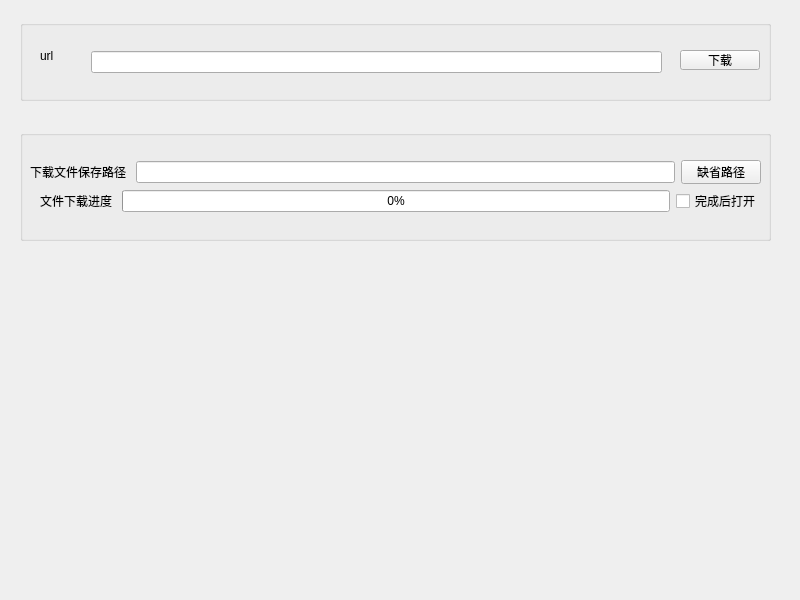
<?xml version="1.0" encoding="UTF-8"?>
<ui version="4.0">
 <class>Widget</class>
 <widget class="QWidget" name="Widget">
  <property name="geometry">
   <rect>
    <x>0</x>
    <y>0</y>
    <width>800</width>
    <height>600</height>
   </rect>
  </property>
  <property name="windowTitle">
   <string>Widget</string>
  </property>
  <widget class="QLabel" name="label">
   <property name="geometry">
    <rect>
     <x>40</x>
     <y>50</y>
     <width>54</width>
     <height>12</height>
    </rect>
   </property>
   <property name="text">
    <string>url</string>
   </property>
  </widget>
  <widget class="QGroupBox" name="groupBox">
   <property name="geometry">
    <rect>
     <x>20</x>
     <y>20</y>
     <width>751</width>
     <height>81</height>
    </rect>
   </property>
   <property name="title">
    <string/>
   </property>
   <widget class="QLineEdit" name="editURL">
    <property name="geometry">
     <rect>
      <x>71</x>
      <y>31</y>
      <width>571</width>
      <height>22</height>
     </rect>
    </property>
   </widget>
   <widget class="QPushButton" name="btnDownload">
    <property name="geometry">
     <rect>
      <x>660</x>
      <y>30</y>
      <width>80</width>
      <height>20</height>
     </rect>
    </property>
    <property name="text">
     <string>下载</string>
    </property>
   </widget>
  </widget>
  <widget class="QGroupBox" name="groupBox_2">
   <property name="geometry">
    <rect>
     <x>20</x>
     <y>130</y>
     <width>751</width>
     <height>111</height>
    </rect>
   </property>
   <property name="title">
    <string/>
   </property>
   <widget class="QWidget" name="">
    <property name="geometry">
     <rect>
      <x>20</x>
      <y>60</y>
      <width>721</width>
      <height>22</height>
     </rect>
    </property>
    <layout class="QHBoxLayout" name="horizontalLayout">
     <item>
      <widget class="QLabel" name="label_3">
       <property name="text">
        <string>文件下载进度 </string>
       </property>
      </widget>
     </item>
     <item>
      <widget class="QProgressBar" name="progressBar">
       <property name="value">
        <number>0</number>
       </property>
      </widget>
     </item>
     <item>
      <widget class="QCheckBox" name="checkBox">
       <property name="text">
        <string>完成后打开</string>
       </property>
      </widget>
     </item>
    </layout>
   </widget>
   <widget class="QWidget" name="">
    <property name="geometry">
     <rect>
      <x>10</x>
      <y>30</y>
      <width>731</width>
      <height>24</height>
     </rect>
    </property>
    <layout class="QHBoxLayout" name="horizontalLayout_2">
     <item>
      <widget class="QLabel" name="label_2">
       <property name="text">
        <string>下载文件保存路径 </string>
       </property>
      </widget>
     </item>
     <item>
      <widget class="QLineEdit" name="editSavePath"/>
     </item>
     <item>
      <widget class="QPushButton" name="btnDefaultPath">
       <property name="text">
        <string>缺省路径</string>
       </property>
      </widget>
     </item>
    </layout>
   </widget>
  </widget>
 </widget>
 <resources/>
 <connections/>
</ui>
